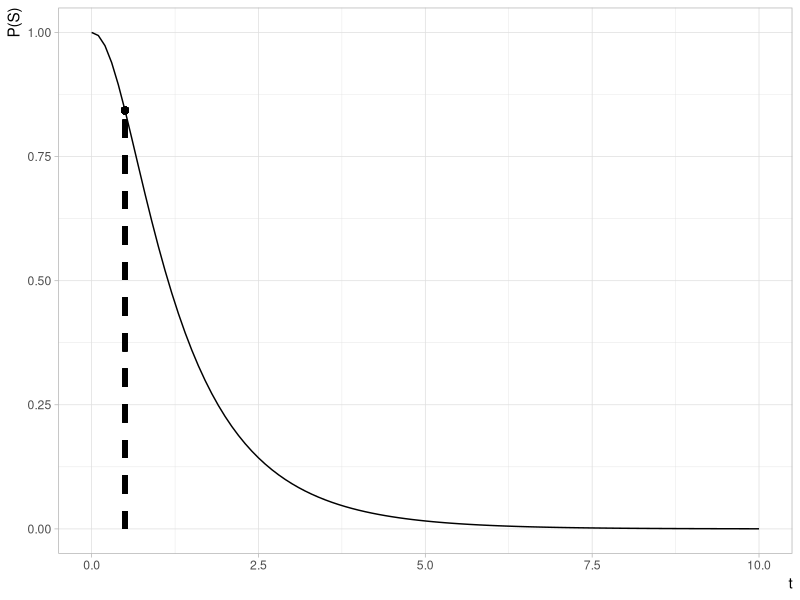

The R script that drew this image:
## ---- chunk 1
knitr::opts_knit$set(root.dir = here::here())
knitr::opts_chunk$set(
  # rows.print = 25,
  # rows.print = 25,
  echo = TRUE,
  # cache = FALSE,
  cache = TRUE,
  include = TRUE,
  fig.show = "asis",
  fig.align = "center",
  fig.width = 8,
  # size = "small",
  fig.height = 5,
  # fig.width = 5,
  # out.width = 5,
  # fig.asp = 0.75,
  warning = FALSE,
  message = FALSE
)
## ---- chunk 2
.path_sans_ext <- file.path('hws', 'hw01', 'hw01')
.path_rmd <- paste0(.path_sans_ext, '.Rmd')
# spelling::spell_check_files(.path_rmd)
## ---- chunk 3
library(tidyverse)
format_num <- function(x, digits = 3) {
  fmt <- sprintf("%%.%df", digits)
  sprintf(fmt, x)
}
## ---- chunk 4
t_x_hide <- 0.5
f_sh1_1 <- function(t) {
  1 - (1 - exp(-t)) * (1 - exp(-t / 2))
}

f_sh1_2 <- function(t) {
  exp(-t) + exp(-t / 2) - exp(-3 * t / 2)
}
f_sh1 <- f_sh1_1
f_sh1_1(t_x_hide)
f_sh1_2(t_x_hide)
f_sh1(t_x_hide)
## ---- chunk 5
f_sh2_1 <- function(t) {
  1 - (1 - exp(-t) * exp(-2 * t)) * (1 - exp(-t / 2) * exp(-t / 3))

}

f_sh2_2 <- function(t) {
  exp(-3 * t) + exp(-5 * t / 6) - exp(-23 * t / 6)
}
f_sh2 <- f_sh2_1
f_sh2_1(t_x_hide)
f_sh2_2(t_x_hide)
f_sh2(t_x_hide)
## ---- chunk 6
f_sh1 <- function(t) {
  exp(-t) + exp(-t / 2) - exp(-3 * t / 2)
  # Or
  # 1 - (1 - exp(-t)) * (1 - exp(-t / 2))
}
f_sh2 <-  function(t) {
  exp(-3 * t) + exp(-5 * t / 6) - exp(-23 * t / 6)
  # Or
  # 1 - (1 - exp(-t) * exp(-2 * t)) * (1 - exp(-t / 2) * exp(-t / 3))
}
f_h1 <- function(t) {
  exp(-t)
}
f_h2 <- function(t) {
  1 - f_h1(t)
}
f_s <- function(t) {
  f_sh1(t) * f_h1(t) + f_sh2(t) * f_h2(t)
}
## ---- chunk 7
t_x <- 0.5
p_s_x <- f_s(t_x)
p_s_x
## ---- chunk 8
seq_t <- seq(0, 10, by = 0.1)
d_q1 <- tibble(t = seq_t)
d_q1a <- d_q1 %>% mutate(p_s = f_s(t))

theme_custom <- function(...) {
  theme_light() +
    # hrbrthemes::theme_ipsum(base_family = '') +
    # dviz.sup::theme_dviz_grid(font_family = '') +
    theme(
      axis.title.x = element_text(hjust = 1),
      axis.title.y = element_text(hjust = 1),
      ...
    )
}

viz_q1a <-
  d_q1a %>%
  ggplot() +
  aes(x = t, y = p_s) +
  geom_line() +
  geom_segment(
    data = NULL, 
    aes(x = t_x, y = 0, xend = t_x, yend = p_s_x),
    linetype = 2,
    size = 1.5
  ) +
  geom_point(data = NULL, aes(x = t_x, y = p_s_x), size = 2) +
  theme_custom() +
  labs(
    # title = '',
    x = 't',
    y = 'P(S)'
  )
viz_q1a
## ---- chunk 9
f_h1s <- function(t) {
  f_sh1(t) * f_h1(t) / f_s(t)
}
p_h1s_x <- f_h1s(t_x)
p_h1s_x
## ---- chunk 10
y_neg <- 50
y_pos <- 70
x_neg <- 55
x_pos <- 65
tp <- 52

total <- x_neg + x_pos
total
# Or...
total <- y_neg + y_pos
total
fp <- y_pos - tp
fp
fn <- x_pos - tp
fn
tn <- y_neg - fn
tn
# Or...
tn <- x_neg - fp
tn
sensi <- tp / (tp + fn)
sensi
speci <- tn / (fp + tn)
speci
ppv <- tp / (tp + fp)
ppv
npv <- tn / (tn + fn)
npv

p_y1x1 <- tp / total
p_y1x1
p_y0x0 <- tn / total
p_y0x0
p_y1x0 <- fp / total
p_y1x0
p_y0x1 <- fn / total
p_y0x1

p_x1 <- ppv
p_x0 <- 1 - p_x1
a <- p_y1x1 * p_x1
b <- p_y1x0 * p_x0
p_x1y1 <- a / (a + b)
p_x1y1

p_x1_new <- 0.01
p_x0_new <- 1 - p_x1_new
a_new <- p_y1x1 * p_x1_new
b_new <- p_y1x0 * p_x0_new
p_x1y1_new <- a_new / (a_new + b_new)
p_x1y1_new
